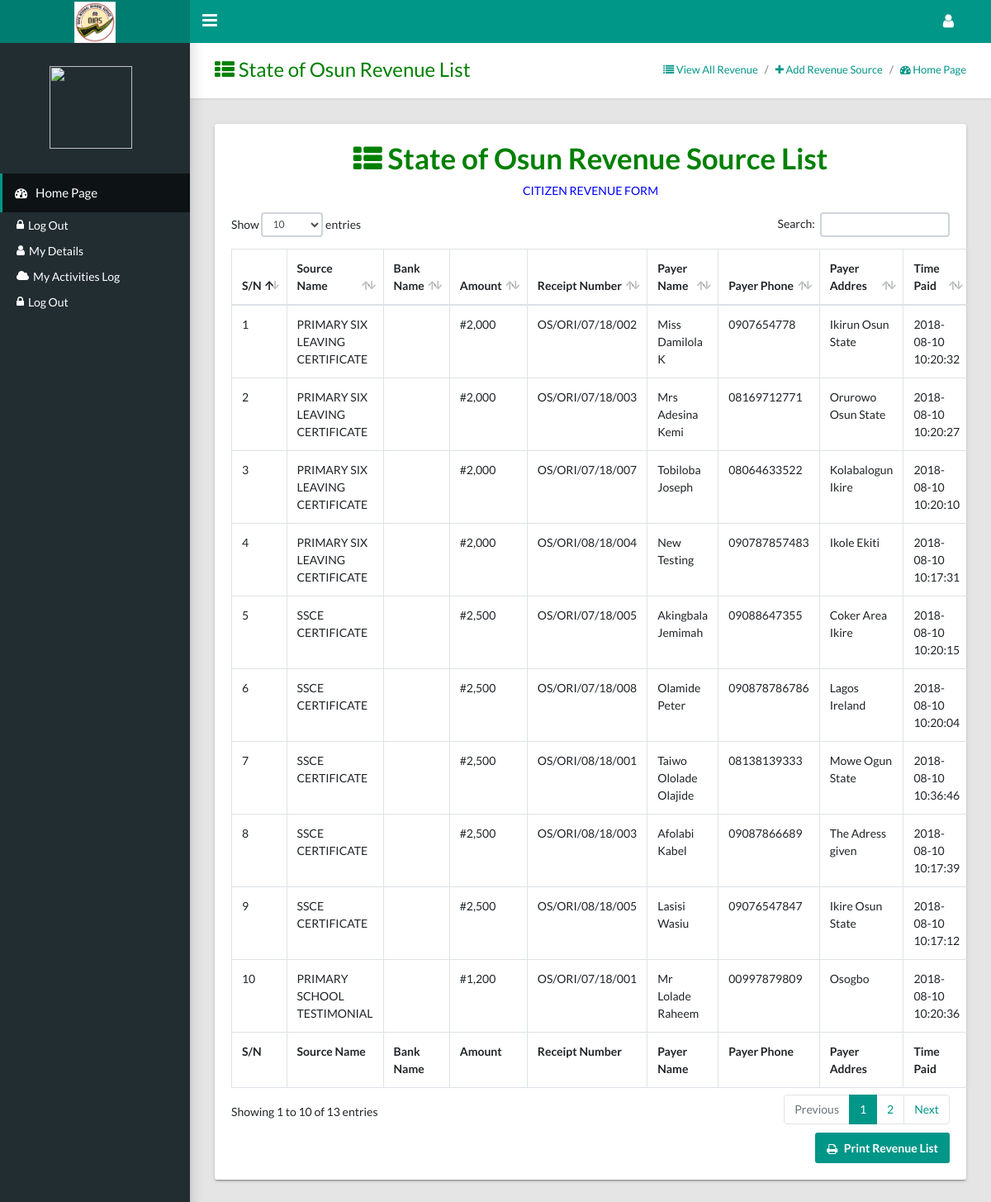
/admin/ministry-of-finance/view-all-revenue.php, run on the app's committed database.
### tables this page shows
CREATE TABLE `state_revenue` (
  `revenue_id` int(255) NOT NULL,
  `local_govt_id` int(255) NOT NULL,
  `staff_number` varchar(255) NOT NULL,
  `source_id` int(255) NOT NULL,
  `payer_name` varchar(255) NOT NULL,
  `payer_phone` varchar(255) NOT NULL,
  `payer_address` text NOT NULL,
  `reciept_number` varchar(255) NOT NULL,
  `today` varchar(255) NOT NULL,
  `rev_month` varchar(255) NOT NULL,
  `year` varchar(255) NOT NULL,
  `time_added` timestamp NOT NULL DEFAULT current_timestamp() ON UPDATE current_timestamp()
);

CREATE TABLE `source_revenue` (
  `source_id` int(255) NOT NULL,
  `source_name` varchar(255) NOT NULL,
  `ministry_id` int(255) NOT NULL,
  `revenue_amount` varchar(255) NOT NULL,
  `time_added` timestamp NOT NULL DEFAULT current_timestamp() ON UPDATE current_timestamp()
);

### admin/ict-department/libs_dev/revenue/revenue_class.php (called while the page is built, shortened)
<?php
	class sourcesOfRevenue
	{
		public $db;
		function __construct($db)
		{
			$this->db=$db;
		}
		public function seeRevenueourceID($source_id)
		{
			try {
				$checkRev= $this->db->prepare("SELECT * FROM source_revenue WHERE source_id=:source_id");
				$arrCheckRev = array(':source_id'=>$source_id);
				$checkRev->execute($arrCheckRev);
				$roll = $checkRev->fetch();
				return $roll;
			}catch(PDOException $e){
				$_SESSION['error']= $e->getMessage();
				return false;
			}
		}
	}
?>

### admin/ministry-of-finance/view-all-revenue.php (the view, shortened to what this page needs)
<?php
    require '../header.php';
    require '../side-bar.php';
    require '../ict-department/libs_dev/revenue/revenue_class.php';
    $revSouceing = new sourcesOfRevenue($db);
?>
<main class="app-content">
    <div class="app-title">
        <div>
            <h1 style="color: green"><i class="fa fa-th-list"></i> State of Osun Revenue List</h1>
        </div>
        <ul class="app-breadcrumb breadcrumb side">
            <li class="breadcrumb-item active"><a href="view-all-revenue.php"><i class="fa fa-list"></i> View All Revenue  </a></li>
            <li class="breadcrumb-item active"><a href="add-revenue-source.php"><i class="fa fa-plus"></i> Add Revenue Source</a></li>
            <li class="breadcrumb-item"><a href="./"><i class="fa fa-dashboard"></i> Home Page</a></li>
        </ul>
    </div>
    <div class="row">
        <div class="col-md-12">
            <div class="col-md-12">
            </div>
            <div class="tile">
                <div class="tile-body"><?php
                    $min = $db->prepare("SELECT * FROM state_revenue ORDER BY source_id ASC");
                    $min->execute();
                    if($min->rowCount()==0){ ?>
                        <h5><p style="color: red"  align="center">The Revenue List is Empty</p></h5><?php
                    }else{ ?>
                        <div align="center">
                            <h1 style="color: green"><i class="fa fa-th-list"></i> State of Osun Revenue Source List</h1>
                            <p style="color: blue"> CITIZEN REVENUE FORM</p>
                        </div>
                        <table class="table table-hover table-bordered" id="sampleTable">
                            <thead>
                                <tr>
                                    <th>S/N</th>
                                    <th>Source Name</th>
                                    <th>Bank Name</th>
                                    <th>Amount</th>
                                    <th>Receipt Number</th>
                                    <th>Payer Name</th>
                                    <th>Payer Phone</th>
                                    <th>Payer Addres</th>
                                    <th>Time Paid</th>
                                </tr>
                            </thead>
                            <tfoot>
                                <tr>
                                    <th>S/N</th>
                                    <th>Source Name</th>
                                    <th>Bank Name</th>
                                    <th>Amount</th>
                                    <th>Receipt Number</th>
                                    <th>Payer Name</th>
                                    <th>Payer Phone</th>
                                    <th>Payer Addres</th>
                                    <th>Time Paid</th>
                                </tr>
                            </tfoot>
                            <tbody><?php
                                $y=1;
                                while($see_ministry = $min->fetch()){
                                    $source_id = $see_ministry['source_id'];
                                    $sourceDetails = $revSouceing->seeRevenueourceID($source_id);
                                    $local_govt_code = $localDetails['local_govt_code']; ?>
                                    <tr>
                                        <td><?php echo $y ?></td>
                                        <td><?php echo $revenue_source_name= $sourceDetails['source_name']; ?></td>
                                        <td><?php echo $see_ministry['bank_name']. " ". $see_ministry['bank_branch'] ?></td>
                                        <td><?php echo "#". number_format($sourceDetails['revenue_amount']); ?></td>
                                        <td><?php echo $see_ministry['reciept_number']; ?></td>
                                        <td><?php echo $see_ministry['payer_name']; ?></td>
                                        <td><?php echo $see_ministry['payer_phone']; ?></td>
                                        <td><?php echo $see_ministry['payer_address']; ?></td>
                                        <td><?php echo $see_ministry['time_added']; ?></td>
                                    </tr><?php
                                    $y++;
                                } ?>
                            </tbody>
                        </table>
                        <div class="row d-print-none mt-2">
                            <div class="col-12 text-right">
                                <a class="btn btn-primary" href="javascript:window.print();" target="_blank"><i class="fa fa-print"></i> Print Revenue List</a>
                            </div>
                        </div><?php
                    } ?>
                </div>
            </div>
        </div>
    </div>
</main>
<?php require '../table-footer.php'; require '../alert.php'; ?>

### data on the page
state_revenue: source.source_name "PRIMARY SIX LEAVING CERTIFICATE", source.revenue_amount "2,000", reciept_number "OS/ORI/07/18/002", payer_name "Miss Damilola K", payer_phone "0907654778", payer_address "Ikirun Osun State", time_added "2018-08-10 10:20:32"
state_revenue: source.source_name "PRIMARY SIX LEAVING CERTIFICATE", source.revenue_amount "2,000", reciept_number "OS/ORI/07/18/003", payer_name "Mrs Adesina Kemi", payer_phone "08169712771", payer_address "Orurowo Osun State", time_added "2018-08-10 10:20:27"
state_revenue: source.source_name "PRIMARY SIX LEAVING CERTIFICATE", source.revenue_amount "2,000", reciept_number "OS/ORI/07/18/007", payer_name "Tobiloba Joseph", payer_phone "08064633522", payer_address "Kolabalogun Ikire", time_added "2018-08-10 10:20:10"
state_revenue: source.source_name "PRIMARY SIX LEAVING CERTIFICATE", source.revenue_amount "2,000", reciept_number "OS/ORI/08/18/004", payer_name "New Testing", payer_phone "090787857483", payer_address "Ikole Ekiti", time_added "2018-08-10 10:17:31"
state_revenue: source.source_name "SSCE CERTIFICATE", source.revenue_amount "2,500", reciept_number "OS/ORI/07/18/005", payer_name "Akingbala Jemimah", payer_phone "09088647355", payer_address "Coker Area Ikire", time_added "2018-08-10 10:20:15"
state_revenue: source.source_name "SSCE CERTIFICATE", source.revenue_amount "2,500", reciept_number "OS/ORI/07/18/008", payer_name "Olamide Peter", payer_phone "090878786786", payer_address "Lagos Ireland", time_added "2018-08-10 10:20:04"
state_revenue: source.source_name "SSCE CERTIFICATE", source.revenue_amount "2,500", reciept_number "OS/ORI/08/18/001", payer_name "Taiwo Ololade Olajide", payer_phone "08138139333", payer_address "Mowe Ogun State", time_added "2018-08-10 10:36:46"
state_revenue: source.source_name "SSCE CERTIFICATE", source.revenue_amount "2,500", reciept_number "OS/ORI/08/18/003", payer_name "Afolabi Kabel", payer_phone "09087866689", payer_address "The Adress given", time_added "2018-08-10 10:17:39"
state_revenue: source.source_name "SSCE CERTIFICATE", source.revenue_amount "2,500", reciept_number "OS/ORI/08/18/005", payer_name "Lasisi Wasiu", payer_phone "09076547847", payer_address "Ikire Osun State", time_added "2018-08-10 10:17:12"
state_revenue: source.source_name "PRIMARY SCHOOL TESTIMONIAL", source.revenue_amount "1,200", reciept_number "OS/ORI/07/18/001", payer_name "Mr Lolade Raheem", payer_phone "00997879809", payer_address "Osogbo", time_added "2018-08-10 10:20:36"
